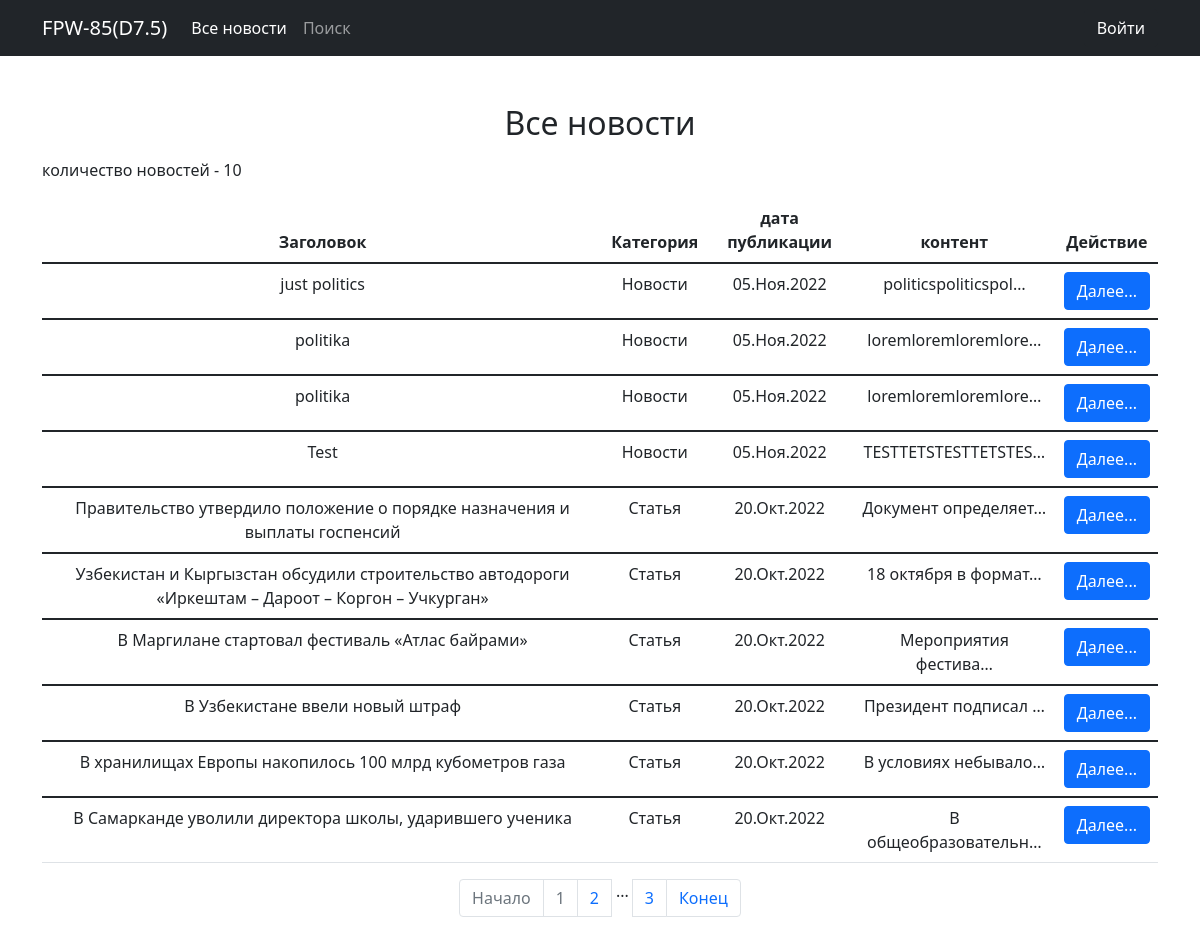
The app's page /, older data.
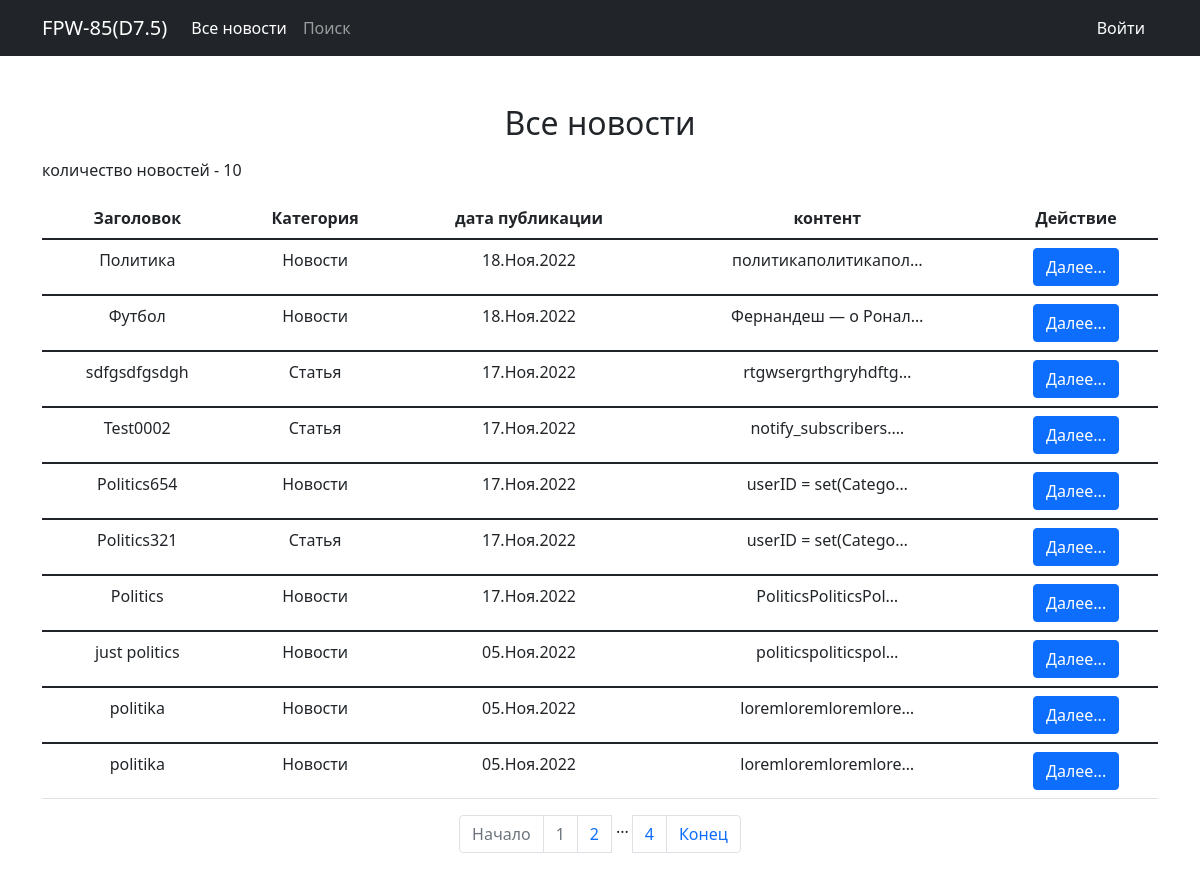
The same page, newer data.
### news/models.py (models this page shows, shortened)
class Post(models.Model):
    author = models.ForeignKey(Author, on_delete=models.CASCADE)
    NEWS = 'NW'
    ARTICLE = 'AR'
    CATEGORY_CHOICES = (
        (NEWS, 'Новости'),
        (ARTICLE, 'Статья'),
    )
    categoryType = models.CharField(max_length=2, choices=CATEGORY_CHOICES, default=ARTICLE)
    dateCreation = models.DateTimeField(auto_now_add=True)
    postCategory = models.ManyToManyField(Category, through='PostCategory')
    title = models.CharField(max_length=128)
    text = models.TextField()
    rating = models.SmallIntegerField(default=0)
    class Meta:
        verbose_name = 'Пост'
        verbose_name_plural = 'Посты'

### news/views.py (the view)
# urls.py: path('', ListNews.as_view(), name= 'post_list'),
class ListNews(ListView):
    model = Post
    ordering = '-dateCreation'
    template_name = "newslist.html"
    context_object_name = 'news'
    paginate_by = 10
    def get_queryset(self):
        queryset = super().get_queryset()
        self.filterset = PostFilter(self.request.GET, queryset)
        return self.filterset.qs
    def get_context_data(self, **kwargs):
        context = super().get_context_data(**kwargs)
        context['filterset'] = self.filterset
        if self.request.user in User.objects.all():
            today = datetime.now()
            today = today.replace(hour=0, minute=0, second=0)
            context['author_post'] = Post.objects.filter(author__authorUser=self.request.user).filter(dateCreation__gte=today).count
        return context

### news/templatetags/custom_filters.py (called while the page is built)
@register.filter()
def censor(value: str):
    censored = ''
    for item in value.split():
        if item.lower() in CENSOR:
            cen_item = item[0] + '*' * (len(item) - 1)
            censored += cen_item + ' '
        else:
            censored += item + ' '
    return censored

### news/templatetags/custom_tags.py (called while the page is built)
@register.simple_tag(takes_context=True)
def replace_url(context, **kwargs):
    d = context['request'].GET.copy()
    for k, v in kwargs.items():
        d[k] = v
    return d.urlencode()

### templates/newslist.html (shortened to what this page needs)
{% extends 'flatpages/default.html' %}
{% load custom_filters %}
{% load custom_tags %}
{% block content %}
    {% if 'search' in request.path %}
        <h2 class="mb-3">Фильтрация</h2>
            <form action="" method="get">
            {{ filterset.form.as_table }}
                <br>
            <input type="submit" class="btn btn-dark btn-md mt-3" value="Найти"/>
            </form>
            {% else %}
        <h2 class="mb-3">Все новости</h2>
    {% endif %}
    <p class='text-start'>количество новостей - {{ news|length}}</p>
    {% if news %}
        <table class='table'>
            <thead>
                <tr>
                    <th scope='col'>Заголовок</th>
                    <th scope='col'>Категория</th>
                    <th scope='col'>дата публикации</th>
                    <th scope='col'>контент</th>
                    <th scope='col'>Действие</th>
                </tr>
            </thead>
            {% for item in news %}
            <tbody>
                <tr>
                    <td>{{ item.title|censor }}</td>
                    <td>{{ item.get_categoryType_display }}</td>
                    <td>{{ item.dateCreation|date:'d.M.Y' }}</td>
                    <td>{{ item.text|truncatechars:20|censor}}</td>
                    <td><a class="btn btn-primary" href="{% url 'post_detail' item.id %}" role="button">Далее...</a></td>
                </tr>
            </tbody>
            {% endfor %}
        </table>
    {% else %}
        <h2>Нет новостей</h2>
    {% endif %}
          <ul class="pagination justify-content-center">
    {% if page_obj.number == 1 %}
            <li class="page-item disabled">
                {% else %}
            <li class="page-item">
    {% endif %}
              <a class="page-link" href="?page=1">Начало</a>
              </li>
        <li class="page-item disabled"><a class="page-link" href="#">{{ page_obj.number }}</a>
        </li>
       {% if page_obj.has_next %}
           <li class="page-item">
           <a class="page-link" href="?{% replace_url page=page_obj.next_page_number %}">{{ page_obj.next_page_number }}</a>
           </li>
           {% if paginator.num_pages != page_obj.next_page_number %}
               <span class="me-1 ms-1">...</span>
               <li class="page-item">
               <a class="page-link" href="?{% replace_url page=page_obj.paginator.num_pages %}">{{ page_obj.paginator.num_pages }}</a>
               </li>
           {% endif %}
       {% endif %}
              {% if page_obj.number == page_obj.paginator.num_pages %}
            <li class="page-item disabled">
                      {% else %}
                      <li class="page-item">
                {% endif %}
                    <a class="page-link" href="?{% replace_url page=page_obj.paginator.num_pages %}">Конец</a>
            </li>
   </ul>
{% endblock content %}

Row changes from the older to the newer data that the page shows:
no longer on this page (row unchanged): Post: title|censor "Test", categoryType "Новости", dateCreation "05.Ноя.2022", text|censor "TESTTETSTESTTETSTES…"
no longer on this page (row unchanged): Post: title|censor "Правительство утвердило положение о порядке назначения и выплаты госпенсий", categoryType "Статья", dateCreation "20.Окт.2022", text|censor "Документ определяет…"
no longer on this page (row unchanged): Post: title|censor "Узбекистан и Кыргызстан обсудили строительство автодороги «Иркештам – Дароот – Коргон – Учкурган»", categoryType "Статья", dateCreation "20.Окт.2022", text|censor "18 октября в формат…"
no longer on this page (row unchanged): Post: title|censor "В Маргилане стартовал фестиваль «Атлас байрами»", categoryType "Статья", dateCreation "20.Окт.2022", text|censor "Мероприятия фестива…"
no longer on this page (row unchanged): Post: title|censor "В Узбекистане ввели новый штраф", categoryType "Статья", dateCreation "20.Окт.2022", text|censor "Президент подписал …"
no longer on this page (row unchanged): Post: title|censor "В хранилищах Европы накопилось 100 млрд кубометров газа", categoryType "Статья", dateCreation "20.Окт.2022", text|censor "В условиях небывало…"
no longer on this page (row unchanged): Post: title|censor "В Самарканде уволили директора школы, ударившего ученика", categoryType "Статья", dateCreation "20.Окт.2022", text|censor "В общеобразовательн…"
added Post: title|censor "Политика", categoryType "Новости", dateCreation "18.Ноя.2022", text|censor "политикаполитикапол…"
added Post: title|censor "Футбол", categoryType "Новости", dateCreation "18.Ноя.2022", text|censor "Фернандеш — о Ронал…"
added Post: title|censor "sdfgsdfgsdgh", categoryType "Статья", dateCreation "17.Ноя.2022", text|censor "rtgwsergrthgryhdftg…"
added Post: title|censor "Test0002", categoryType "Статья", dateCreation "17.Ноя.2022", text|censor "notify_subscribers.…"
added Post: title|censor "Politics654", categoryType "Новости", dateCreation "17.Ноя.2022", text|censor "userID = set(Catego…"
added Post: title|censor "Politics321", categoryType "Статья", dateCreation "17.Ноя.2022", text|censor "userID = set(Catego…"
added Post: title|censor "Politics", categoryType "Новости", dateCreation "17.Ноя.2022", text|censor "PoliticsPoliticsPol…"
Text that changed along with them:
{{ page_obj.paginator.num_pages }}: "3" → "4"
